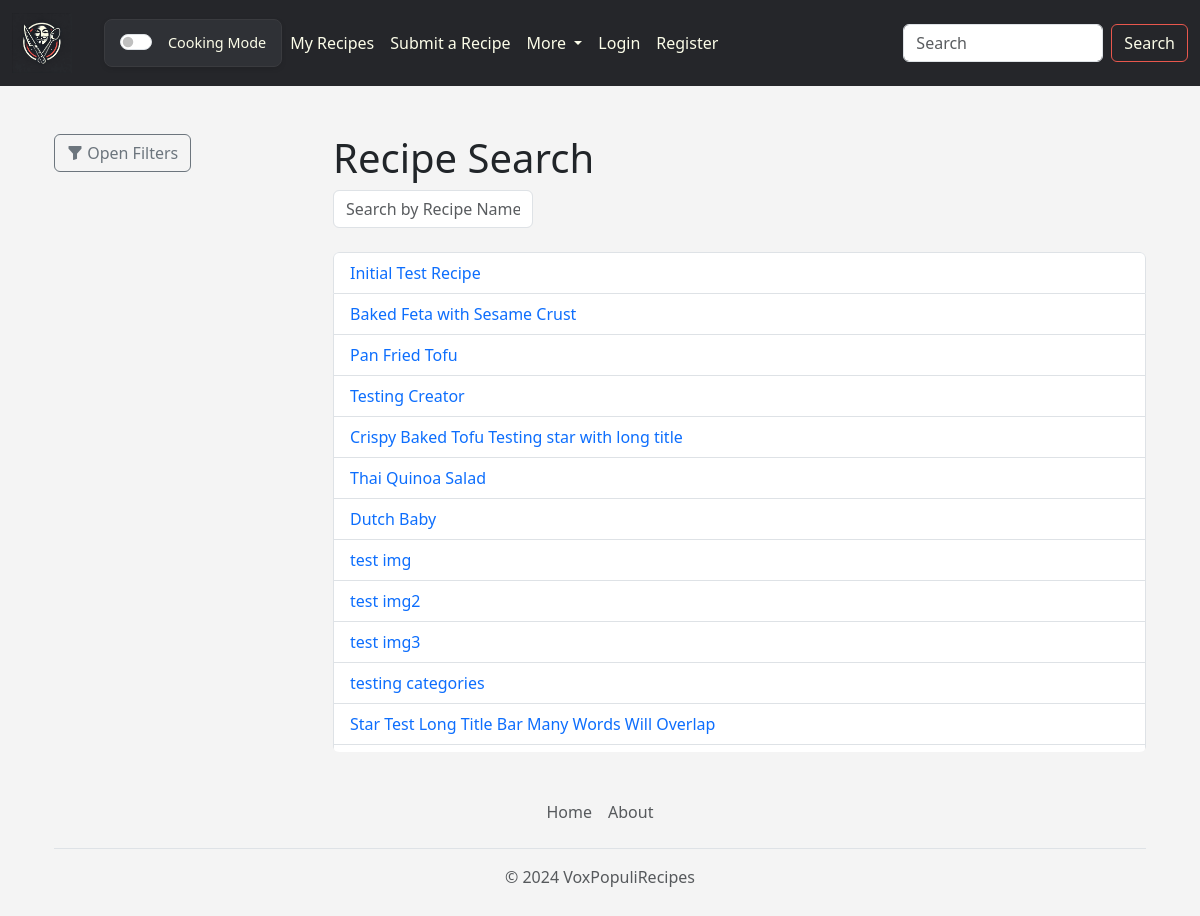
The app's page /search/ with its own data.
### voxpopulirecipes/models.py (models this page shows, shortened)
class Recipe(models.Model):
    title = models.CharField(max_length=200)
    pub_date = models.DateTimeField("date published")
    created_by = models.CharField(max_length=200, blank=True, null=True)
    creator = models.ForeignKey(User, on_delete=models.CASCADE, blank=True, null=True)
    mealType = models.ForeignKey("MealType", on_delete=models.SET_NULL, blank=True, null=True)
    cuisine = models.ForeignKey("Cuisine", on_delete=models.SET_NULL, blank=True, null=True)
    image = models.ImageField(upload_to='uploads/recipe/', blank=True, null=True)
    baking = models.BooleanField(default=False)

### voxpopulirecipes/views.py (the view)
# urls.py: path("search/", views.search_recipe, name="search_recipe"),
def search_recipe(request):
    search_text = ""
    if request.method == "POST":
        search_text = request.POST.get("search_text")
    all_recipes = Recipe.objects.all().order_by("id")
    all_unique_ingredients = Ingredient.objects.values_list("ingredient_text", flat=True).distinct().order_by("ingredient_text")
    template = loader.get_template("voxpopulirecipes/search.html")
    context = {
        "all_recipes": all_recipes,
        "all_unique_ingredients": all_unique_ingredients,
        "search_text": search_text,
    }
    return HttpResponse(template.render(context, request))

### voxpopulirecipes/models.py (called while the page is built)
    def __str__(self):
        return self.ingredient_text

### voxpopulirecipes/templates/voxpopulirecipes/search.html (shortened to what this page needs)
{% extends 'voxpopulirecipes/base.html' %}
{% block content %}
<div class="container-fluid mt-4">
    <div class="row">
        <div class="col-md-3">
            <button class="btn btn-outline-secondary mb-3" data-bs-toggle="offcanvas" data-bs-target="#filterSidebar" aria-controls="filterSidebar">
                <i class="bi bi-funnel-fill"></i> Open Filters
            </button>
        </div>
        <div class="col-md-9">
            <h1>Recipe Search</h1>
            <input type="text" id="search-name" class="form-control mb-4" placeholder="Search by Recipe Name..." onkeyup="searchRecipeName()" value="{{search_text}}">
            <ul id="recipe-list" class="list-group">
                {% for recipe in all_recipes %}
                    <li class="list-group-item recipe_option" data-ingredients="{{ recipe.ingredient_set.all|join:',' }}">
                        <a href="{% url 'voxpopulirecipes:detail' recipe.id %}" class="text-decoration-none" data-id="{{ recipe.id }}">{{ recipe.title }}</a>
                    </li>
                {% endfor %}
            </ul>
        </div>
    </div>
</div>
{% endblock %}

### voxpopulirecipes/templates/voxpopulirecipes/base.html (style rules this page uses)
body { background-color: #f4f4f4; }

### voxpopulirecipes/templates/voxpopulirecipes/navbar.html (style rules this page uses)
.form-control { max-width: 200px; }

### voxpopulirecipes/templates/voxpopulirecipes/search.html (style rules this page uses)
#recipe-list { max-height: 500px; overflow-y: auto; }

### records on screen
Recipe: title "Initial Test Recipe"
Recipe: title "Baked Feta with Sesame Crust"
Recipe: title "Pan Fried Tofu"
Recipe: title "Testing Creator"
Recipe: title "Crispy Baked Tofu Testing star with long title"
Recipe: title "Thai Quinoa Salad"
Recipe: title "Dutch Baby"
Recipe: title "test img"
Recipe: title "test img2"
Recipe: title "test img3"
Recipe: title "testing categories"
Recipe: title "Star Test Long Title Bar Many Words Will Overlap"
